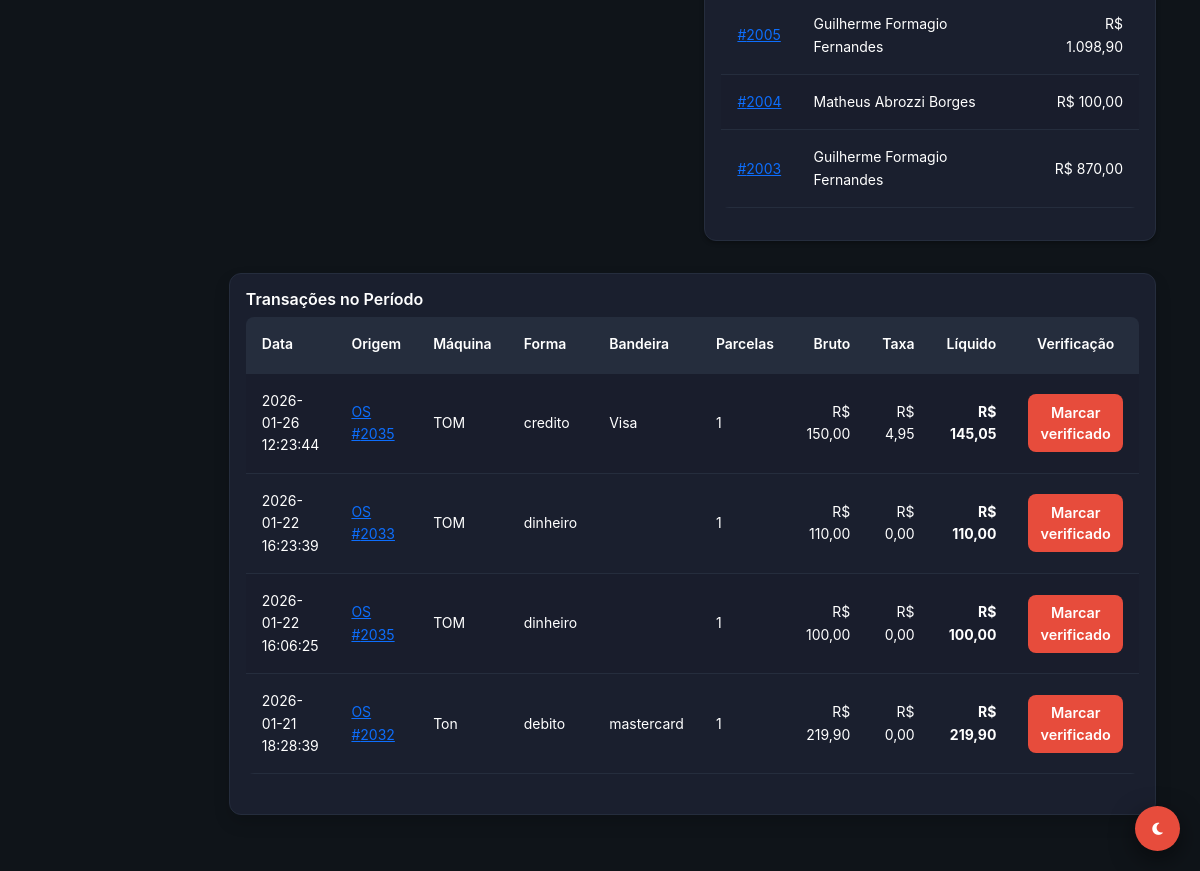
The app's page /caixa/revisar (signed in, lower part), older data.
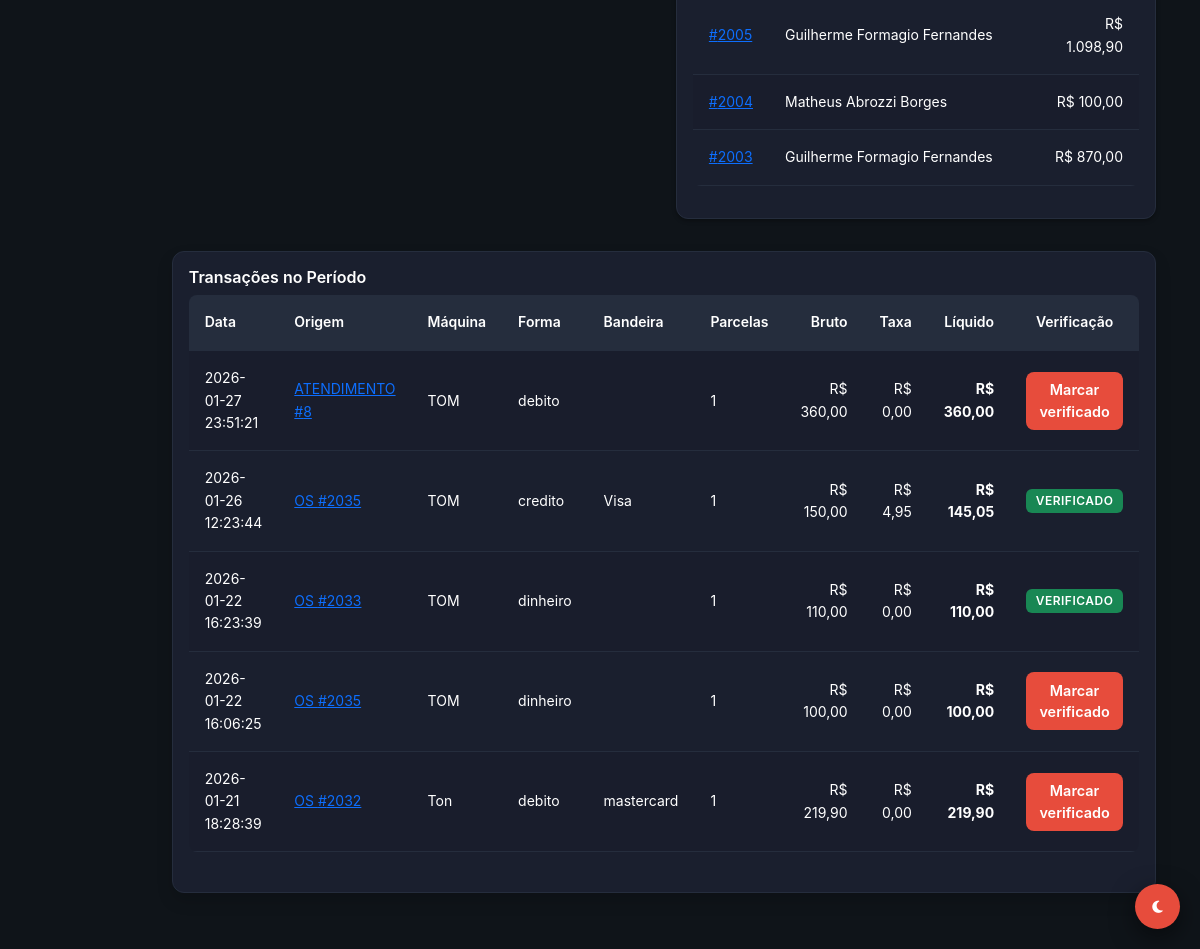
The same page, newer data.
### tables this page shows
CREATE TABLE `ordens_servico` (
  `id` int NOT NULL,
  `cliente_id` int NOT NULL,
  `equipamento_id` int DEFAULT NULL,
  `defeito_relatado` text NOT NULL,
  `laudo_tecnico` text,
  `valor_total_produtos` decimal(10,2) DEFAULT '0.00',
  `valor_total_servicos` decimal(10,2) DEFAULT '0.00',
  `valor_total_os` decimal(10,2) DEFAULT '0.00',
  `valor_desconto` decimal(10,2) DEFAULT '0.00',
  `status_atual_id` int NOT NULL,
  `status_pagamento` enum('pendente','pago','parcial') DEFAULT 'pendente',
  `status_entrega` enum('nao_entregue','entregue') DEFAULT 'nao_entregue',
  `ativo` tinyint(1) DEFAULT '1',
  `created_at` timestamp NULL DEFAULT CURRENT_TIMESTAMP,
  `updated_at` timestamp NULL DEFAULT NULL
);

CREATE TABLE `clientes` (
  `id` int NOT NULL,
  `nome_completo` varchar(150) NOT NULL,
  `tipo_pessoa` varchar(20) NOT NULL,
  `documento` varchar(20) DEFAULT NULL,
  `email` varchar(150) DEFAULT NULL,
  `telefone_principal` varchar(20) DEFAULT NULL,
  `telefone_secundario` varchar(20) DEFAULT NULL,
  `endereco_logradouro` varchar(150) DEFAULT NULL,
  `endereco_numero` varchar(10) DEFAULT NULL,
  `endereco_bairro` varchar(60) DEFAULT NULL,
  `endereco_cidade` varchar(60) DEFAULT NULL,
  `data_nascimento` date DEFAULT NULL,
  `observacoes` text,
  `ativo` tinyint(1) DEFAULT '1',
  `created_at` timestamp NULL DEFAULT CURRENT_TIMESTAMP,
  `updated_at` timestamp NULL DEFAULT NULL
);

CREATE TABLE `pagamentos_transacoes` (
  `id` int NOT NULL,
  `tipo_origem` enum('os','atendimento') NOT NULL,
  `origem_id` int NOT NULL,
  `maquina` varchar(100) DEFAULT NULL,
  `forma` varchar(50) NOT NULL,
  `bandeira` varchar(50) DEFAULT NULL,
  `parcelas` int DEFAULT '1',
  `taxa_percentual` decimal(10,2) DEFAULT '0.00',
  `valor_bruto` decimal(10,2) NOT NULL,
  `valor_taxa` decimal(10,2) DEFAULT '0.00',
  `valor_liquido` decimal(10,2) NOT NULL,
  `usuario_id` int DEFAULT NULL,
  `verificado` tinyint(1) DEFAULT '0',
  `verificado_at` timestamp NULL DEFAULT NULL,
  `verificado_usuario_id` int DEFAULT NULL,
  `ativo` tinyint(1) DEFAULT '1',
  `created_at` timestamp NULL DEFAULT CURRENT_TIMESTAMP
);

### app/Core/Controller.php (called while the page is built, shortened)
<?php
abstract class Controller
{
    protected function view(string $view, array $data = []): void
    {
        extract($data);
        $path = __DIR__ . "/../Views/{$view}.php";
        require $path;
    }
}

### app/Controllers/BaseController.php (called while the page is built, shortened)
<?php
abstract class BaseController extends Controller
{
    protected function render(string $view, array $data = []): void
    {
        $data['content'] = __DIR__ . "/../Views/{$view}.php";
        if (!isset($data['user'])) {
            $data['user'] = Auth::user();
        }
        $this->view('layout/main', $data);
    }
}

### app/Controllers/CaixaController.php (called while the page is built, shortened)
<?php
class CaixaController extends BaseController
{
    private PagamentoTransacao $pgModel;
    public function __construct()
    {
        $this->pgModel = new PagamentoTransacao();
    }
    public function revisar()
    {
        $dataInicio = $_GET['data_inicio'] ?? date('Y-m-01');
        $dataFim = $_GET['data_fim'] ?? date('Y-m-t');
        $db = $this->pgModel->getConnection();
        $stmtTx = $db->prepare("SELECT * FROM pagamentos_transacoes WHERE ativo = 1 AND DATE(created_at) BETWEEN :start AND :end ORDER BY created_at DESC");
        $stmtTx->execute(['start' => $dataInicio, 'end' => $dataFim]);
        $transacoes = $stmtTx->fetchAll() ?: [];
        $stmtOsPend = $db->prepare("SELECT os.id, os.cliente_id, os.valor_total_os, os.status_pagamento, os.status_entrega, c.nome_completo as cliente_nome
                                    FROM ordens_servico os
                                    JOIN clientes c ON c.id = os.cliente_id
                                    WHERE os.ativo = 1 AND os.status_entrega = 'entregue' AND os.status_pagamento <> 'pago' AND DATE(os.created_at) BETWEEN :start AND :end
                                    ORDER BY os.id DESC");
        $stmtOsPend->execute(['start' => $dataInicio, 'end' => $dataFim]);
        $osPendentes = $stmtOsPend->fetchAll() ?: [];
        $stmtOsPagas = $db->prepare("SELECT os.id, os.cliente_id, os.valor_total_os, os.status_pagamento, os.status_entrega, c.nome_completo as cliente_nome
                                    FROM ordens_servico os
                                    JOIN clientes c ON c.id = os.cliente_id
                                    WHERE os.ativo = 1 AND os.status_entrega = 'entregue' AND os.status_pagamento = 'pago' AND DATE(os.created_at) BETWEEN :start AND :end
                                    ORDER BY os.id DESC");
        $stmtOsPagas->execute(['start' => $dataInicio, 'end' => $dataFim]);
        $osPagasEntregues = $stmtOsPagas->fetchAll() ?: [];
        $this->render('caixa/revisar', [
            'title' => 'Revisão do Caixa',
            'current_page' => 'caixa',
            'filtros' => [
                'data_inicio' => $dataInicio,
                'data_fim' => $dataFim
            ],
            'transacoes' => $transacoes,
            'osPendentes' => $osPendentes,
            'osPagasEntregues' => $osPagasEntregues
        ]);
    }
}

### public/index.php (called while the page is built, shortened)
<?php
$router = require_once __DIR__ . '/../app/routes.php';
$uri = trim(parse_url($_SERVER['REQUEST_URI'], PHP_URL_PATH), '/');
$method = $_SERVER['REQUEST_METHOD'];
$router->dispatch($uri, $method);

### app/Views/caixa/revisar.php (the view, shortened to what this page needs)
<?php
$fmt = fn($v) => number_format((float)$v, 2, ',', '.');
?>
<div class="container">
    <div class="row">
        <div class="col-lg-6">
        </div>
        <div class="col-lg-6">
            <div class="card p-3 mb-4">
                <div class="table-responsive">
                    <table class="table table-striped">
                        <tbody>
                            <?php if (!empty($osPagasEntregues ?? [])): ?>
                                <?php foreach ($osPagasEntregues as $os): ?>
                                    <tr>
                                        <td><a href="<?php echo BASE_URL; ?>ordens/view?id=<?php echo (int)$os['id']; ?>">#<?php echo (int)$os['id']; ?></a></td>
                                        <td><?php echo htmlspecialchars($os['cliente_nome'] ?? ''); ?></td>
                                        <td class="text-end">R$ <?php echo $fmt($os['valor_total_os'] ?? 0); ?></td>
                                    </tr>
                                <?php endforeach; ?>
                            <?php else: ?>
                                <tr><td colspan="3">Sem registros no período</td></tr>
                            <?php endif; ?>
                        </tbody>
                    </table>
                </div>
            </div>
        </div>
    </div>
    <div class="card shadow p-3" style="background-color: var(--bg-secondary); border-color: var(--border-color);">
        <h3 class="mb-2" style="color: var(--text-primary, #fff);">Transações no Período</h3>
        <div class="table-responsive">
            <table class="table table-striped" style="color: var(--text-primary);">
                <thead>
                    <tr>
                        <th>Data</th>
                        <th>Origem</th>
                        <th>Máquina</th>
                        <th>Forma</th>
                        <th>Bandeira</th>
                        <th>Parcelas</th>
                        <th class="text-end">Bruto</th>
                        <th class="text-end">Taxa</th>
                        <th class="text-end">Líquido</th>
                        <th class="text-center">Verificação</th>
                    </tr>
                </thead>
                <tbody>
                    <?php if (!empty($transacoes ?? [])): ?>
                        <?php foreach ($transacoes as $t): ?>
                            <?php
                                $origem = htmlspecialchars($t['tipo_origem'] ?? '');
                                $origemId = (int)($t['origem_id'] ?? 0);
                                $link = '#';
                                if ($origem === 'os') {
                                    $link = BASE_URL . 'ordens/view?id=' . $origemId;
                                } elseif ($origem === 'atendimento') {
                                    $link = BASE_URL . 'atendimentos-externos/view?id=' . $origemId;
                                }
                                $ver = (int)($t['verificado'] ?? 0) === 1;
                            ?>
                            <tr data-id="<?php echo (int)($t['id'] ?? 0); ?>">
                                <td><?php echo htmlspecialchars(substr((string)($t['created_at'] ?? ''), 0, 19)); ?></td>
                                <td><a href="<?php echo $link; ?>"><?php echo strtoupper($origem); ?> #<?php echo $origemId; ?></a></td>
                                <td><?php echo htmlspecialchars($t['maquina'] ?? ''); ?></td>
                                <td><?php echo htmlspecialchars($t['forma'] ?? ''); ?></td>
                                <td><?php echo htmlspecialchars($t['bandeira'] ?? ''); ?></td>
                                <td><?php echo (int)($t['parcelas'] ?? 1); ?></td>
                                <td class="text-end">R$ <?php echo $fmt($t['valor_bruto'] ?? 0); ?></td>
                                <td class="text-end">R$ <?php echo $fmt($t['valor_taxa'] ?? 0); ?></td>
                                <td class="text-end fw-bold">R$ <?php echo $fmt($t['valor_liquido'] ?? 0); ?></td>
                                <td class="text-center">
                                    <?php if ($ver): ?>
                                        <span class="badge bg-success">Verificado</span>
                                    <?php else: ?>
                                        <button type="button" class="btn btn-sm btn-primary btn-verificar">Marcar verificado</button>
                                    <?php endif; ?>
                                </td>
                            </tr>
                        <?php endforeach; ?>
                    <?php else: ?>
                        <tr><td colspan="10">Sem transações no período</td></tr>
                    <?php endif; ?>
                </tbody>
            </table>
        </div>
    </div>
</div>

### app/Core/Router.php (shortened to what this page needs)
<?php
class Router
{
    protected array $routes = [];
    public function add(string $method, string $uri, string $controller): void
    {
        $this->routes[] = [
            'uri' => trim($uri, '/'),
            'controller' => $controller,
            'method' => strtoupper($method),
        ];
    }
    public function dispatch(string $uri, string $method): void
    {
        $uri = trim($uri, '/');
        $method = strtoupper($method);
        foreach ($this->routes as $route) {
            if ($route['uri'] === $uri && $route['method'] === $method) {
                $parts = explode('@', $route['controller']);
                $action = $parts[1] ?? 'index';
                $controller = new $controllerClass();
                $controller->$action();
                return;
            }
        }
    }
}

### app/Views/layout/main.php (shortened to what this page needs)
<!DOCTYPE html>
<html lang="pt-br">
<head>
    <link href="https://cdn.jsdelivr.net/npm/bootstrap@5.3.0/dist/css/bootstrap.min.css" rel="stylesheet">
    <link rel="stylesheet" href="https://cdnjs.cloudflare.com/ajax/libs/font-awesome/6.4.0/css/all.min.css">
    <link rel="stylesheet" href="<?php echo ASSETS_URL; ?>css/style.css">
</head>
<body>
    <div class="main-wrapper">
        <main class="content">
            <?php if (isset($content)) { require $content; } ?>
        </main>
    </div>
    <button class="theme-switch" onclick="toggleTheme()" title="Trocar Tema">
        <i class="fas fa-moon" id="theme-icon"></i>
    </button>
</body>
</html>

### public/assets/css/style.css (style rules this page uses)
:root { --bg-primary: #0f1419; --bg-secondary: #1a1f2e; --bg-tertiary: #252d3d; --text-primary: #ffffff; --text-secondary: #d8dce3; --text-muted: #bfc6cc; --on-primary: #ffffff; --surface-contrast: rgba(255,255,255,0.03); --border-color: #252d3d; --primary-red: #e74c3c; --primary-red-light: #ec7063; --primary-red-dark: #c0392b; --success: #27ae60; --warning: #f39c12; --danger: #e74c3c; --info: #3498db; --shadow-sm: 0 2px 4px rgba(0, 0, 0, 0.3); --shadow-md: 0 4px 12px rgba(0, 0, 0, 0.4); --shadow-lg: 0 8px 24px rgba(0, 0, 0, 0.5); --transition: all 0.3s cubic-bezier(0.4, 0, 0.2, 1); }
* { margin: 0; padding: 0; box-sizing: border-box; }
body { font-family: 'Inter', -apple-system, BlinkMacSystemFont, 'Segoe UI', Roboto, sans-serif; background-color: var(--bg-primary); color: var(--text-primary); font-size: 14px; line-height: 1.6; transition: background-color 0.3s, color 0.3s; }
.main-wrapper { display: flex; min-height: calc(100vh - 65px); }
.content { flex: 1; padding: 2rem; background-color: var(--bg-primary); }
.card { background-color: var(--bg-secondary); border: 1px solid var(--border-color); border-radius: 12px; padding: 1.5rem; margin-bottom: 1.5rem; box-shadow: var(--shadow-sm); transition: var(--transition); }
h1, h2, h3, h4, h5, h6 { color: var(--text-primary) !important; }
h3 { font-size: 1rem; font-weight: 600; margin-bottom: 1rem; }
.table { color: var(--text-primary); background-color: transparent; }
.table thead th { background-color: var(--bg-tertiary); color: var(--text-primary); border-bottom: 2px solid var(--border-color); padding: 1rem; }
.badge { font-weight: 600; padding: 0.4em 0.8em; text-transform: uppercase; font-size: 0.75rem; letter-spacing: 0.5px; }
.table tbody tr { background-color: transparent; }
.btn-primary { background-color: var(--primary-red); border-color: var(--primary-red); color: #ffffff !important; font-weight: 600; }
.btn { display: inline-flex; align-items: center; justify-content: center; gap: 0.5rem; padding: 0.6rem 0.9rem; border-radius: 8px; border: 1px solid transparent; cursor: pointer; transition: var(--transition); text-decoration: none; }
.btn-sm { padding: 0.4rem 0.7rem; font-size: 0.9rem; }
.badge { color: var(--on-primary); }
.theme-switch { position: fixed; bottom: 20px; right: 20px; z-index: 1001; background: var(--primary-red); color: white; width: 45px; height: 45px; border-radius: 50%; display: flex; align-items: center; justify-content: center; cursor: pointer; box-shadow: var(--shadow-lg); border: none; }
.badge { padding: 0.5em 0.8em; border-radius: 6px; font-weight: 600; }
.mb-4 { margin-bottom: 2rem !important; }
table { width: 100%; border-collapse: collapse; margin-bottom: 1rem; background-color: var(--bg-secondary); border-radius: 8px; overflow: hidden; }
th { background-color: var(--bg-tertiary); color: var(--text-primary); text-align: left; padding: 1rem; font-weight: 600; border-bottom: 2px solid var(--border-color); }
.text-end { text-align: right !important; }
.text-center { text-align: center !important; }
.fw-bold { font-weight: 700 !important; }
.mb-2 { margin-bottom: 0.5rem !important; }

Row changes from the older to the newer data that the page shows:
added pagamentos_transacoes: created_at "2026-01-27 23:51:21", tipo_origem "ATENDIMENTO", origem "8", maquina "TOM", forma "debito", parcelas "1", valor_bruto "360,00", valor_taxa "0,00", valor_liquido "360,00", verificado "Marcar verificado"
changed pagamentos_transacoes "credito": verificado 0 → 1 (drawn)
changed pagamentos_transacoes (number 3 of 5 on the later page): verificado 0 → 1 (drawn)
Text that changed along with them:
list line gone: "Marcar verificado"
new list line: "VERIFICADO"
